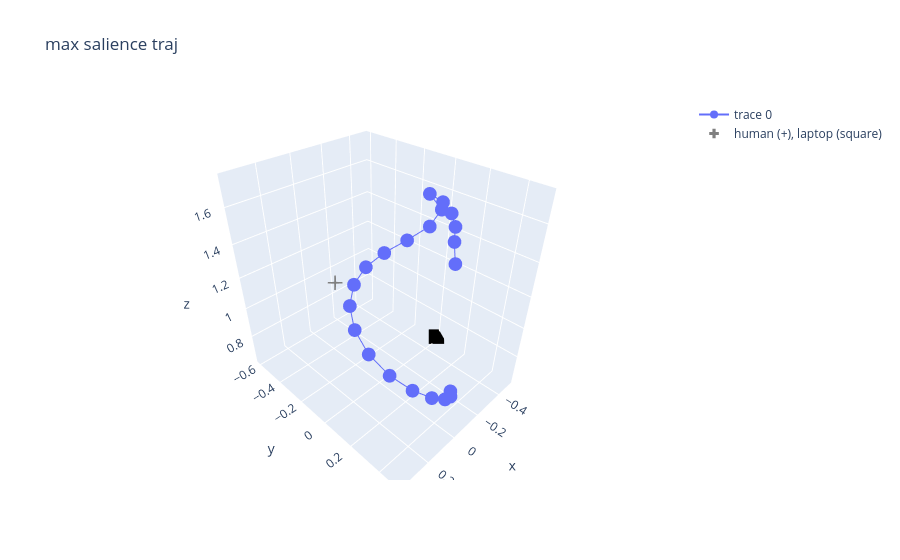

This figure's notebook cell:
### Code cell
vis_trajectory(max_salience_traj, "max salience traj")

### Figure 1 — Plotly figure (JSON) as saved in the notebook; plotly's stock layout.template omitted (floating-point values rounded to 4 significant figures)
{"data": [{"mode": "lines+markers", "type": "scatter3d", "x": [-0.1164, -0.1765, -0.1966, -0.2052, -0.1977, -0.1701, -0.1164, -0.01228, 0.08662, 0.168, 0.2365, 0.2958, 0.3432, 0.3704, 0.3677, 0.3296, 0.2588, 0.1676, 0.06922, -0.02112, -0.09841], "y": [0.3427, 0.2847, 0.2676, 0.2351, 0.1896, 0.1366, 0.247, 0.2728, 0.2428, 0.1968, 0.1622, 0.1541, 0.1785, 0.2334, 0.3091, 0.3891, 0.4547, 0.4903, 0.4929, 0.4629, 0.4092], "z": [1.492, 1.553, 1.612, 1.662, 1.702, 1.732, 1.713, 1.683, 1.648, 1.605, 1.554, 1.494, 1.426, 1.351, 1.268, 1.179, 1.087, 0.9974, 0.9123, 0.8357, 0.7703]}, {"marker": {"color": ["gray", "black"], "showscale": false, "size": 8, "symbol": ["cross", "square"]}, "mode": "markers", "name": "human (+), laptop (square)", "type": "scatter3d", "x": [-0.2, -0.5], "y": [-0.6, 0], "z": [0.9, 0.635]}], "layout": {"title": {"text": "max salience traj"}}}
